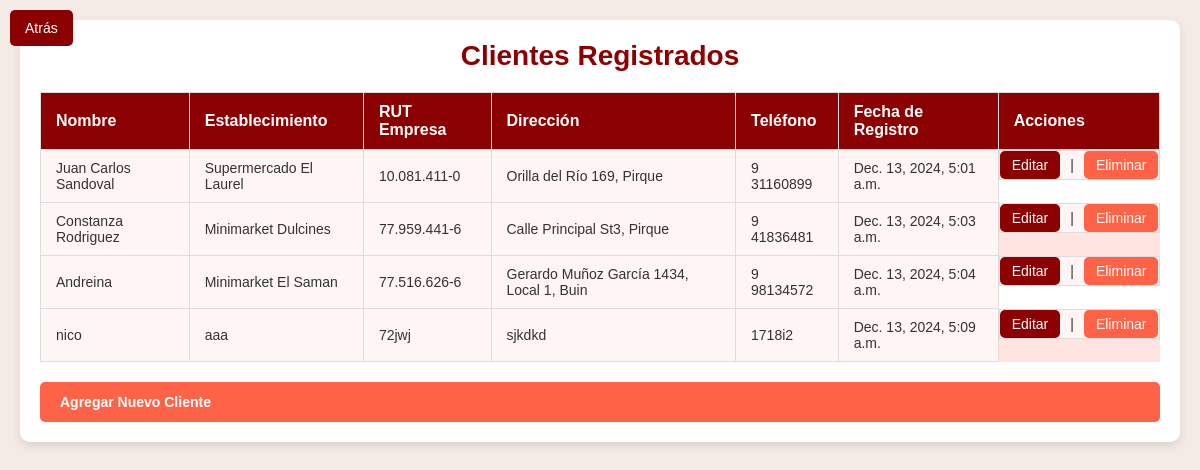
The page /listar-clientes/ on the database its author committed.
### usuarios/models.py (models this page shows, shortened)
class Cliente(models.Model):
    nombre              = models.CharField(max_length=100)
    establecimiento     = models.CharField(max_length=100)
    rut_empresa         = models.CharField(max_length=20, unique=True)
    direccion           = models.TextField(null=True, blank=True)
    telefono            = models.CharField(max_length=20, null=True, blank=True)
    fecha_registro      = models.DateTimeField(auto_now_add=True)

### usuarios/views.py (the view)
# urls.py: path('listar-clientes/', lista_clientes_view, name='listar-clientes'),
def lista_clientes_view(request):
    clientes = Cliente.objects.all()
    return render(request, 'usuarios/listar_clientes.html', {'clientes': clientes})

### usuarios/templates/usuarios/listar_clientes.html (shortened to what this page needs)
{% load static %}
<!DOCTYPE html>
<html lang="es">
<head>
    <link rel="stylesheet" href="{% static 'css/styles-listar-clientes.css' %}">
</head>
<body>
    <div class="container">
        <button class="btn-back" onclick="history.back()">Atrás</button>
        <h1 class="page-title">Clientes Registrados</h1>
        <table class="table">
            <thead>
                <tr>
                    <th>Nombre</th>
                    <th>Establecimiento</th>
                    <th>RUT Empresa</th>
                    <th>Dirección</th>
                    <th>Teléfono</th>
                    <th>Fecha de Registro</th>
                    <th>Acciones</th>
                </tr>
            </thead>
            <tbody>
                {% for cliente in clientes %}
                    <tr>
                        <td>{{ cliente.nombre }}</td>
                        <td>{{ cliente.establecimiento }}</td>
                        <td>{{ cliente.rut_empresa }}</td>
                        <td>{{ cliente.direccion }}</td>
                        <td>{{ cliente.telefono }}</td>
                        <td>{{ cliente.fecha_registro }}</td>
                        <td>
                            <a href="" class="btn btn-primary">Editar</a> |
                            <a href="" class="btn btn-danger">Eliminar</a>
                        </td>
                    </tr>
                {% empty %}
                    <tr>
                        <td colspan="7">No hay clientes registrados.</td>
                    </tr>
                {% endfor %}
            </tbody>
        </table>
        <a href="{% url 'crear-cliente' %}" class="btn btn-success">Agregar Nuevo Cliente</a>
    </div>
</body>
</html>

### usuarios/static/css/styles-listar-clientes.css (style rules this page uses)
* { margin: 0; padding: 0; box-sizing: border-box; }
body { font-family: 'Montserrat', sans-serif; background-color: #f4eae6; display: flex; justify-content: center; align-items: flex-start; height: 100vh; padding: 20px; overflow-x: hidden; }
.container { width: 100%; background-color: white; border-radius: 10px; box-shadow: 0 4px 10px rgba(0, 0, 0, 0.1); overflow: hidden; padding: 20px; }
.page-title { font-size: 28px; font-weight: bold; color: #8b0000; text-align: center; margin-bottom: 20px; }
table { width: 100%; border-collapse: collapse; margin-top: 20px; table-layout: auto; }
th, td { padding: 10px 15px; text-align: left; border: 1px solid #ddd; }
th { background-color: #8b0000; color: white; font-size: 16px; }
td { font-size: 14px; color: #333; background-color: #fff5f5; }
tr:nth-child(even) { background-color: #ffe4e1; }
a { text-decoration: none; font-size: 14px; padding: 6px 12px; border-radius: 5px; display: inline-block; transition: background 0.3s ease, transform 0.2s ease; }
td:last-child { display: flex; justify-content: space-around; align-items: center; gap: 10px; padding: 0; }
a.btn-primary { background-color: #8b0000; color: white; }
a.btn-danger { background-color: #ff6347; color: white; }
a.btn-success { background-color: #ff6347; color: white; padding: 12px 20px; font-weight: bold; display: block; width: 100%; margin-top: 20px; border-radius: 5px; transition: background 0.3s ease, transform 0.2s ease; }
.btn-back { position: absolute; top: 10px; left: 10px; background-color: #8b0000; color: white; border: none; border-radius: 5px; padding: 10px 15px; font-size: 14px; cursor: pointer; transition: background 0.3s ease, transform 0.2s ease; }

### rows shown on the page
Cliente: nombre "Juan Carlos Sandoval", establecimiento "Supermercado El Laurel", rut_empresa "10.081.411-0", direccion "Orilla del Río 169, Pirque", telefono "9 31160899", fecha_registro "Dec. 13, 2024, 5:01 a.m."
Cliente: nombre "Constanza Rodriguez", establecimiento "Minimarket Dulcines", rut_empresa "77.959.441-6", direccion "Calle Principal St3, Pirque", telefono "9 41836481", fecha_registro "Dec. 13, 2024, 5:03 a.m."
Cliente: nombre "Andreina", establecimiento "Minimarket El Saman", rut_empresa "77.516.626-6", direccion "Gerardo Muñoz García 1434, Local 1, Buin", telefono "9 98134572", fecha_registro "Dec. 13, 2024, 5:04 a.m."
Cliente: nombre "nico", establecimiento "aaa", rut_empresa "72jwj", direccion "sjkdkd", telefono "1718i2", fecha_registro "Dec. 13, 2024, 5:09 a.m."
